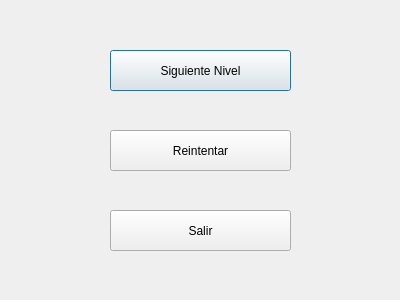
<?xml version="1.0" encoding="UTF-8"?>
<ui version="4.0">
 <class>Options4</class>
 <widget class="QDialog" name="Options4">
  <property name="geometry">
   <rect>
    <x>0</x>
    <y>0</y>
    <width>400</width>
    <height>300</height>
   </rect>
  </property>
  <property name="windowTitle">
   <string>Capucho's Bomb Adventure</string>
  </property>
  <property name="windowIcon">
   <iconset resource="gif.qrc">
    <normaloff>:/Images/icono.png</normaloff>:/Images/icono.png</iconset>
  </property>
  <widget class="QPushButton" name="pushButton">
   <property name="geometry">
    <rect>
     <x>110</x>
     <y>50</y>
     <width>181</width>
     <height>41</height>
    </rect>
   </property>
   <property name="text">
    <string>Siguiente Nivel</string>
   </property>
  </widget>
  <widget class="QPushButton" name="pushButton_2">
   <property name="geometry">
    <rect>
     <x>110</x>
     <y>130</y>
     <width>181</width>
     <height>41</height>
    </rect>
   </property>
   <property name="text">
    <string>Reintentar</string>
   </property>
  </widget>
  <widget class="QPushButton" name="pushButton_3">
   <property name="geometry">
    <rect>
     <x>110</x>
     <y>210</y>
     <width>181</width>
     <height>41</height>
    </rect>
   </property>
   <property name="text">
    <string>Salir</string>
   </property>
  </widget>
 </widget>
 <resources>
  <include location="gif.qrc"/>
 </resources>
 <connections/>
</ui>
